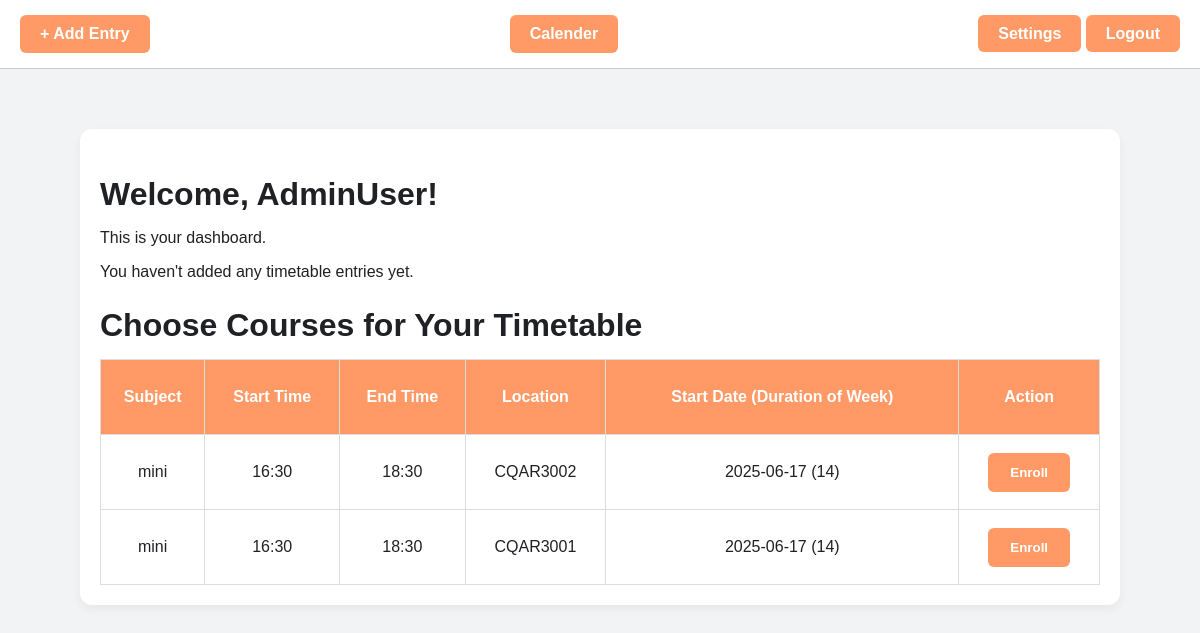
The app's page /dashboard (signed in) with its own data.
### tables this page shows
CREATE TABLE users (
            id INTEGER PRIMARY KEY AUTOINCREMENT,
            email TEXT NOT NULL,
            username TEXT NOT NULL,
            password TEXT NOT NULL,
            role TEXT DEFAULT 'user'
        );

CREATE TABLE courses (
            id INTEGER PRIMARY KEY AUTOINCREMENT,
            subject TEXT NOT NULL,
            start_time TEXT NOT NULL,
            end_time TEXT NOT NULL,
            location TEXT NOT NULL,
            date TEXT,
            day TEXT NOT NULL
        );

### app.py (the view, shortened to what this page needs)
@app.route('/dashboard')
def dashboard():
    alert = session.pop('alert', None)
    if 'username' not in session:
        return redirect(url_for('login'))
    conn = sqlite3.connect('database.db')
    cursor = conn.cursor()
    cursor.execute('SELECT username FROM users WHERE email = ?',(session['email'],))
    username = cursor.fetchone()
    session['username'] = username[0]
    cursor.execute('SELECT subject, date, start_time, end_time, location, day, id FROM timetable WHERE email = ?', (session['email'],))
    timetable_data = cursor.fetchall()
    cursor.execute('SELECT time_format FROM settings WHERE email = ?', (session['email'],))
    settings_data = cursor.fetchone()
    cursor.execute('''
        SELECT * FROM courses WHERE id NOT IN (
            SELECT c.id FROM courses c
            JOIN timetable t ON
                c.subject = t.subject AND
                c.date = t.date AND
                c.day = t.day AND
                c.start_time = t.start_time AND
                c.end_time = t.end_time AND
                c.location = t.location
            WHERE t.email = ?
        )
    ''', (session['email'],))
    available_courses = cursor.fetchall()
    conn.close()
    time_format = settings_data[0] if settings_data else '24h'
    formatted_timetable = []
    return render_template('dashboard.html',username=session['username'],alert=alert,timetable=formatted_timetable,settings=settings_data, available_courses=available_courses)

### templates/dashboard.html (shortened to what this page needs)
<!DOCTYPE html>
<html lang="en">
<head>
    <link rel="stylesheet" href="{{ url_for('static', filename='styledashboard.css') }}">
</head>
<body>
    <div class="top-bar">
        <a href="{{ url_for('timetable') }}" class="btn">+ Add Entry</a>
        <a href="{{ url_for('calander_index') }}" class="btn">Calender</a>
        <div class="top-bar-right">
            <a href="{{ url_for('settings') }}" class="btn">Settings</a>
            <a href="{{ url_for('logout') }}" class="btn">Logout</a>
        </div>
    </div>
    <div class="container">
        <h2>Welcome, {{ username }}!</h2>
        <p>This is your dashboard.</p>
        {% if timetable %}
            <table>
                <thead>
                    <tr>
                        <th>Subject</th>
                        <th>Start Date (Duration of weeks)</th>
                        <th>Day</th>
                        <th>Start Time</th>
                        <th>End Time</th>
                        <th>Location</th>
                        <th>Action</th>
                    </tr>
                </thead>
                <tbody>
                    {% for entry in timetable %}
                    <tr>
                        <td>{{ entry[0] }}</td>
                        <td>{{ entry[1] }}</td>
                        <td>{{ entry[2] }}</td>
                        <td>{{ entry[3] }}</td>
                        <td>{{ entry[4] }}</td>
                        <td>{{ entry[5] }}</td>
                        <td>
                        <form action="{{ url_for('deletion') }}" method="post">
                                    <input type="hidden" name="timetable_id" value="{{ entry[6] }}">
                                    <input type="hidden" name="course_name" value="{{ entry[0] }}">
                                    <button type="submit" class="btn">Delete</button>
                            </form></td>
                    </tr>
                    {% endfor %}
                </tbody>
            </table>
        {% else %}
                <p>You haven't added any timetable entries yet.</p>
        {% endif %}
        {% if available_courses %}
            <h2>Choose Courses for Your Timetable</h2>
            <table>
                <thead>
                    <tr>
                        <th>Subject</th>
                        <th>Start Time</th>
                        <th>End Time</th>
                        <th>Location</th>
                        <th>Start Date (Duration of Week)</th>
                        <th>Action</th>
                    </tr>
                </thead>
                <tbody>
                    {% for course in available_courses %}
                            <tr>
                            <td>{{ course[1] }}</td>
                            <td>{{ course[2] }}</td>
                            <td>{{ course[3] }}</td>
                            <td>{{ course[4] }}</td>
                            <td>{{ course[5] }}</td>
                            <td>
                                <form action="{{ url_for('enroll_course') }}" method="post">
                                    <button type="submit" class="btn">Enroll</button>
                                </form>
                            </td>
                        </tr>
                    {% endfor %}
                </tbody>
            </table>
        {% endif %}
    </div>
</body>
</html>

### static/styledashboard.css (style rules this page uses)
body { margin: 0; padding: 0; font-family: 'Arial', sans-serif; background-color: #f1f3f4; color: #202124; }
.container { max-width: 1000px; margin: 60px auto; padding: 20px; background: white; border-radius: 12px; box-shadow: 0 4px 10px rgba(0, 0, 0, 0.05); }
h2 { font-size: 2em; margin-bottom: 10px; }
table { width: 100%; border-collapse: collapse; margin-top: 15px; }
table, th, td { border: 1px solid #ddd; }
th, td { padding: 5px; text-align: center; }
th { background-color: #ff9966; color: white; }
tr { padding: 5px; height: 75px; }
.btn { background-color: #ff9966; color: white; padding: 10px 20px; text-decoration: none; font-weight: bold; border-radius: 6px; border-color: transparent; }
.top-bar { display: flex; justify-content: space-between; align-items: center; padding: 15px 20px; background-color: white; border-bottom: 1px solid #ccc; position: sticky; top: 0; z-index: 999; }

### records on screen
users: username "AdminUser"
courses: subject "mini", start_time "16:30", end_time "18:30", location "CQAR3002", date "2025-06-17 (14)"
courses: subject "mini", start_time "16:30", end_time "18:30", location "CQAR3001", date "2025-06-17 (14)"
